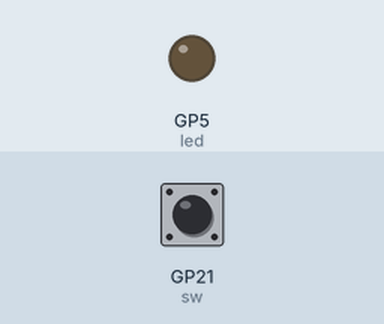
This program was run on a simulated Raspberry Pi Pico running MicroPython. Shown: output pins drawn as LEDs (lit = HIGH). The test bench sets the inputs (shaded band); at power-on: GP21 (sw) HIGH.

Above: at 1.2 s.
1.3 s: GP21 (sw) pulled LOW for 0.15 s
At 1.8 s:
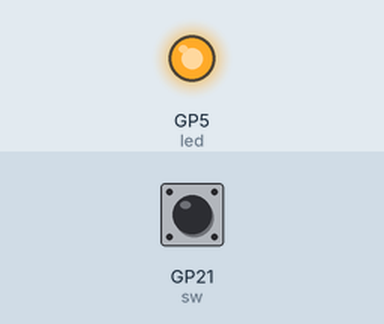
3.0 s: GP21 (sw) pulled LOW for 1 s
At 4.9 s:
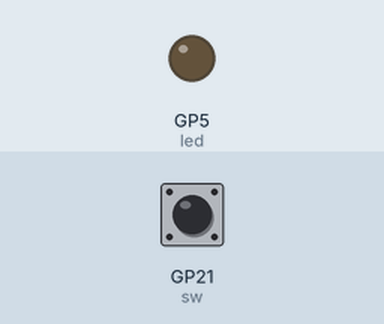
5.5 s: GP21 (sw) pulled LOW for 3.2 s
At 9.8 s:
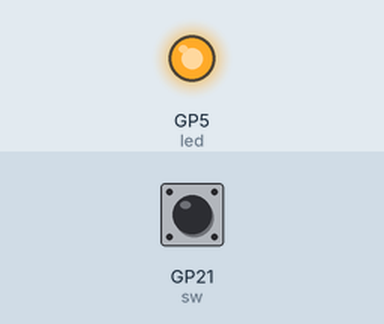
Timing chart, 0 to 11.3 s (numbered marks = the images above; inputs shaded):
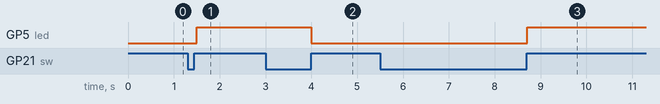

The program:

led-switch.py
```python
#
# ボタン押下で LED オン、オフ
#
from machine import Pin
import time

SW_PIN = 'GP21'

LED_PIN = 'GP5'

led = machine.Pin(LED_PIN, machine.Pin.OUT)

sw = Pin(SW_PIN, Pin.IN, Pin.PULL_UP)
prevsw = sw.value()

while True:
    swval = sw.value()
    if prevsw != swval and swval:
        led.toggle()
    prevsw = swval
    time.sleep(0.1)
```

Measured:
- after the input at 1.3 s, GP5 (led): LOW → HIGH after 0.20 s
- after the input at 3.0 s, GP5 (led): HIGH → LOW after 1.0 s
- after the input at 5.5 s, GP5 (led): LOW → HIGH after 3.2 s
